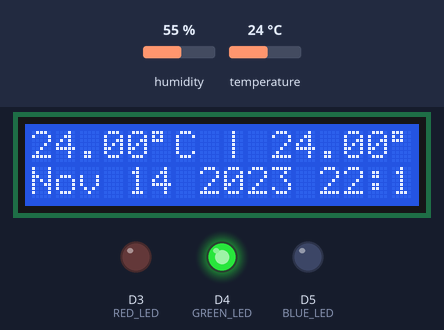
Bench run of a sketch on a simulated ESP8266 (NodeMCU). Shown: 16×2 character LCD, output pins drawn as LEDs (lit = HIGH). Dashed ring = blinking. The inputs (shaded band) are chosen by the test bench; at power-on: temperature 24 °C, humidity 55 %. What the sketch prints to the serial monitor is not drawn.

Above: at 1.2 s.
1.3 s: temperature set to 26 °C
At 3.0 s:
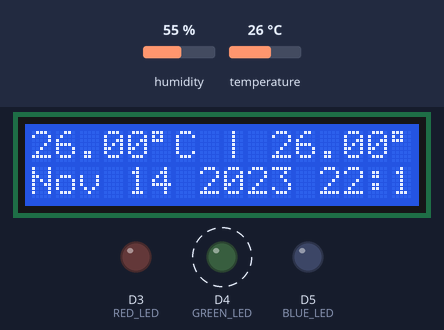
4.1 s: temperature set to 29 °C
At 6.7 s:
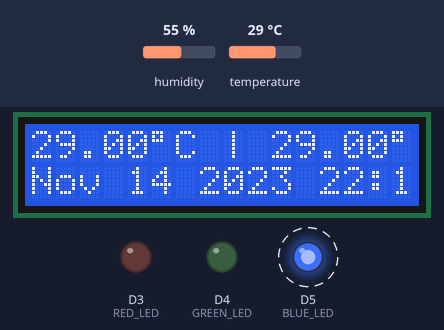
8.8 s: temperature set to 31 °C
At 10.8 s:
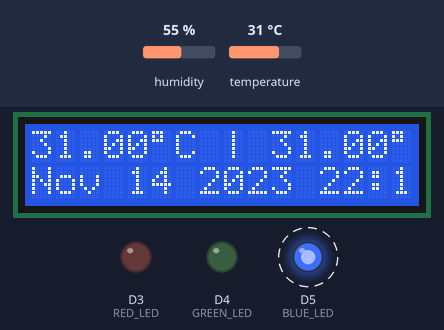
11.9 s: temperature set to 34 °C
At 14.9 s:
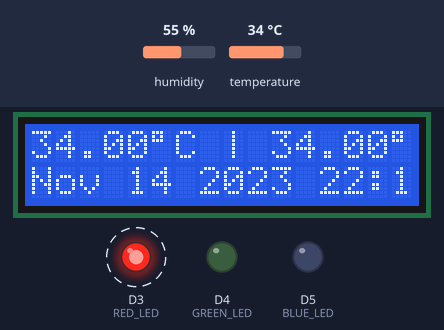
Timing chart, 0 to 18.0 s (numbered marks = the images above; inputs shaded):
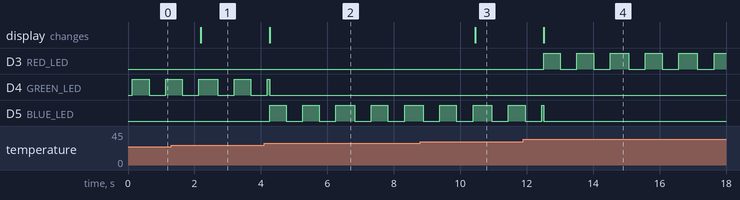

Measured:
- the behaviour switches between 27 and 28 °C on temperature (found by bisection; images 1 and 2)
- the behaviour switches between 32 and 33 °C on temperature (found by bisection; images 3 and 4)
- after the input at 1.3 s, the display: changes after 0.90 s (image 1)
- after the input at 4.1 s, D5 (BLUE_LED): alternates HIGH for 0.50 s and LOW for 0.50 s, starting after 0.16 s; the display: changes after 0.16 s (image 2)
- after the input at 8.8 s, the display: changes after 1.7 s (image 3)
- after the input at 11.9 s, D3 (RED_LED): alternates HIGH for 0.50 s and LOW for 0.50 s, starting after 0.61 s; the display: changes after 0.61 s (image 4)

The sketch:

lcd_dht_led.ino
```cpp
#include <Arduino.h>
#include <DHT.h>
#include <LiquidCrystal_I2C.h>
#include <ctime>

#define DHTTYPE DHT11

#define RED_LED D3 //led warna merah
#define GREEN_LED D4 //led warna hijau
#define BLUE_LED D5 //led warnah biru

DHT dht(D1, DHTTYPE);
LiquidCrystal_I2C lcd(0x27, 16, 2);

void setup() {
  // put your setup code here, to run once:

  Serial.begin(115200);
  Serial.println("Contoh Penggunaan Sensor LDR, DHT, & LED");

  pinMode(RED_LED, OUTPUT);
  pinMode(GREEN_LED, OUTPUT);
  pinMode(BLUE_LED, OUTPUT);

  dht.begin();

  lcd.init();
  lcd.backlight();
  lcd.home();
  lcd.clear();
}

void loop() {
  // put your main code here, to run repeatedly:

  float temp_c = dht.readTemperature();
  float temp_f = dht.readTemperature(true);

  if (isnan(temp_c) || isnan(temp_f)) {
    Serial.println("Failed to read from DHT sensor!");
    return;
  }

  const char date[] = __DATE__ " " __TIME__;

  lcd.clear();
  lcd.home();
  lcd.print(String(temp_c,2) + String((char)223) + "C" + " | " + String(temp_c,2) + String((char)223) + "F");
  lcd.setCursor(0, 1);
  lcd.print(date);

  Serial.print(String(temp_c,2) + " C ");
  Serial.println(String(temp_c,2) + " F ");

  if (temp_c < 28) {
    digitalWrite(RED_LED, LOW);
    digitalWrite(GREEN_LED, HIGH);
    digitalWrite(BLUE_LED, LOW);
    delay(500);
    digitalWrite(RED_LED, LOW);
    digitalWrite(GREEN_LED, LOW);
    digitalWrite(BLUE_LED, LOW);
    delay(500);
    digitalWrite(RED_LED, LOW);
    digitalWrite(GREEN_LED, HIGH);
    digitalWrite(BLUE_LED, LOW);
    delay(500);
    digitalWrite(RED_LED, LOW);
    digitalWrite(GREEN_LED, LOW);
    digitalWrite(BLUE_LED, LOW);
    delay(500);
    digitalWrite(RED_LED, LOW);
    digitalWrite(GREEN_LED, HIGH);
    digitalWrite(BLUE_LED, LOW);

  } else if (temp_c >= 28 && temp_c <= 32) {
    digitalWrite(RED_LED, LOW);
    digitalWrite(GREEN_LED, LOW);
    digitalWrite(BLUE_LED, HIGH);
    delay(500);
    digitalWrite(RED_LED, LOW);
    digitalWrite(GREEN_LED, LOW);
    digitalWrite(BLUE_LED, LOW);
    delay(500);
    digitalWrite(RED_LED, LOW);
    digitalWrite(GREEN_LED, LOW);
    digitalWrite(BLUE_LED, HIGH);
    delay(500);
    digitalWrite(RED_LED, LOW);
    digitalWrite(GREEN_LED, LOW);
    digitalWrite(BLUE_LED, LOW);
    delay(500);
    digitalWrite(RED_LED, LOW);
    digitalWrite(GREEN_LED, LOW);
    digitalWrite(BLUE_LED, HIGH);

  } else {
    digitalWrite(RED_LED, HIGH);
    digitalWrite(GREEN_LED, LOW);
    digitalWrite(BLUE_LED, LOW);
    delay(500);
    digitalWrite(RED_LED, LOW);
    digitalWrite(GREEN_LED, LOW);
    digitalWrite(BLUE_LED, LOW);
    delay(500);
    digitalWrite(RED_LED, HIGH);
    digitalWrite(GREEN_LED, LOW);
    digitalWrite(BLUE_LED, LOW);
    delay(500);
    digitalWrite(RED_LED, LOW);
    digitalWrite(GREEN_LED, LOW);
    digitalWrite(BLUE_LED, LOW);
    delay(500);
    digitalWrite(RED_LED, HIGH);
    digitalWrite(GREEN_LED, LOW);
    digitalWrite(BLUE_LED, LOW);
  }
}
```
